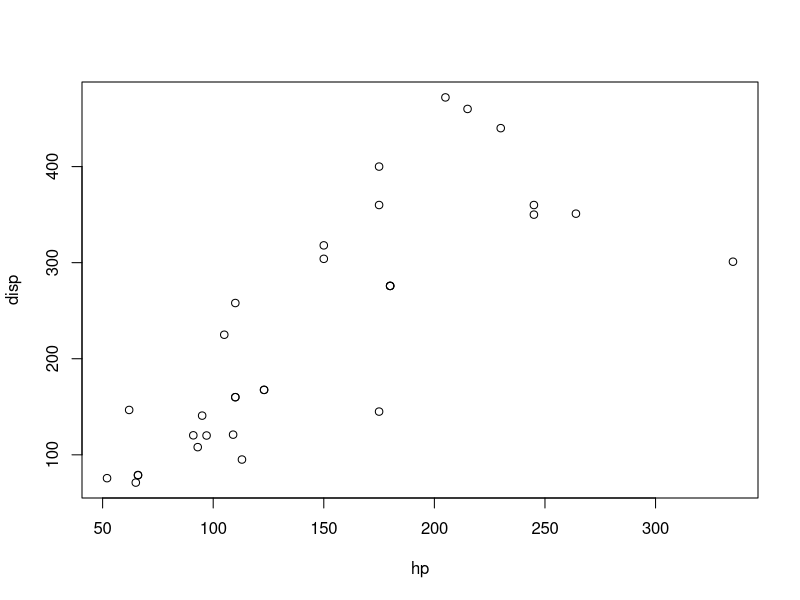
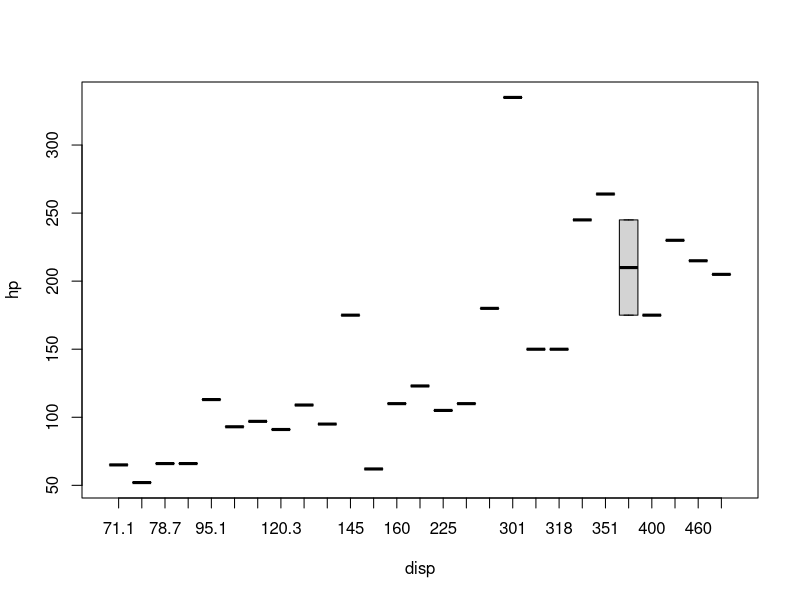

Recreate these plots in R, in order.
## ---- chunk 1
plot(disp ~ hp, data=mtcars)
## ---- chunk 2
stem(mtcars$hp)
## ---- chunk 3
boxplot(hp ~ disp, data=mtcars)
## ---- chunk 4
stem(mtcars$disp)
## ---- chunk 5
sort(mtcars$disp)
## ---- chunk 6
stem(sort(mtcars$disp))
## ---- chunk 7
dbinom(5, 10, 0.3)
## ---- chunk 8
table(rbinom(1e6, 10, 0.3) == 5)/1e6
## ---- chunk 9
pbinom(6, 10, 0.3)
## ---- chunk 10
sum(dbinom(0:6, 10, 0.3))
## ---- chunk 11
table(rbinom(1e6, 10, 0.3) <=6)/1e6
## ---- chunk 12
rbinom(10, 10, 0.3)
## ---- chunk 13

## ---- chunk 14
table(rbinom(1e6, 10, 0.3) < 10)/1e6 - table(rbinom(1e6, 10, 0.3) == 0)/1e6
## ---- chunk 15
pbinom(9, 10, 0.3) - pbinom(0, 10, 0.3) 
## ---- chunk 16
sum(dbinom(1:9, 10, 0.3))
## ---- chunk 17
1 - dbinom(0, 10, 0.3) - dbinom(10, 10, 0.3)
## ---- chunk 18
exp = np = 10 * 0.3
exp
std = sqrt(exp * (1-0.3))
std
## ---- chunk 19
mean(rbinom(10, 10, 0.3))
var(rbinom(10, 10, 0.3))
sd(rbinom(10, 10, 0.3))
